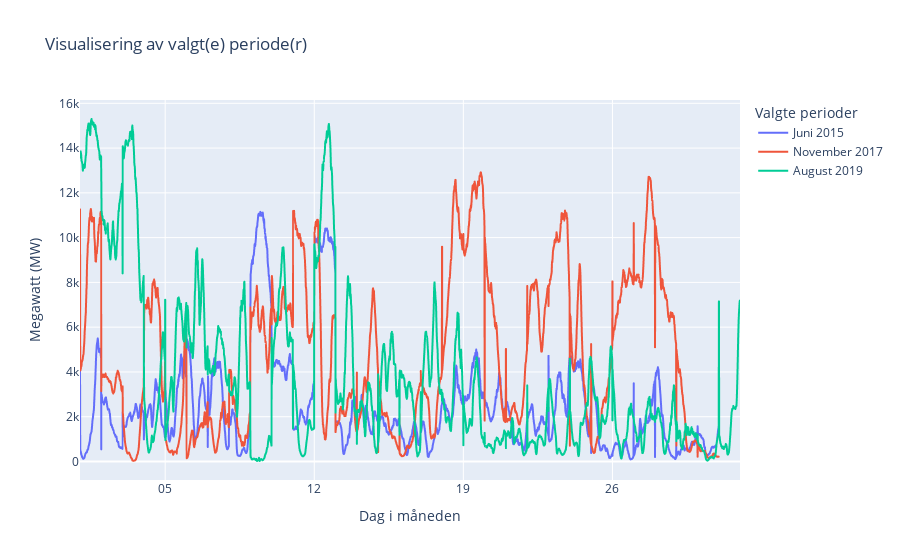

The code cell stored with this chart in its notebook:
### Code cell
# --- Globale variabler ---
dropdown_widgets = []
widgets_periode = []
output_boks = widgets.Output()
info_boks = widgets.HTML(layout=widgets.Layout(width='320px', padding='10px 20px'))
output_boks.layout = widgets.Layout(padding='30px')

# --- Overskrift ---
overskrift = widgets.HTML(
    value="<h1 style='color:#333; text-align:center;'>Interaktiv visualisering av MW-produksjon</h1>"
)

# --- Første valg: Hva ønsker du å visualisere? ---
valg_visualisering = widgets.Dropdown(
    options=["Sammenligning av tidsperioder", "Vis én tidsperiode"],
    value="Sammenligning av tidsperioder",
    description="Velg visualisering:",
    style={'description_width': 'initial'},
    layout=widgets.Layout(width='420px')
)

knapp_neste = widgets.Button(description="Gå videre", button_style='success', layout=widgets.Layout(width='250px'))

# --- Valg for antall perioder ---
velg_antall = widgets.Dropdown(
    options=list(range(1, 11)),
    value=2,
    description="Velg antall tidsperioder du ønsker å visualisere:",
    style={'description_width': 'initial'},
    layout=widgets.Layout(width='450px')
)

knapp_bygg = widgets.Button(description="Bygg ny visualisering", button_style='success', layout=widgets.Layout(width='250px'))
knapp_start = widgets.Button(description="Start", button_style='info', layout=widgets.Layout(width='250px'))

visningstype = widgets.Dropdown(
    options=["Linjegraf", "Søylediagram", "Boksplott"],
    value="Linjegraf",
    description="Visningstype",
    style={'description_width': 'initial'},
    layout=widgets.Layout(width='250px')
)

# --- Funksjon for å hente og formatere data ---
def hent_data(aar, mnd, dag):
    data = df[(df["datetime"].dt.year == aar) & (df["datetime"].dt.month == mnd)].copy()
    if dag > 0:
        data = data[data["datetime"].dt.day == dag]
    label = f"{måneder_norsk[mnd-1]} {aar}" if dag == 0 else f"{måneder_norsk[mnd-1]} {aar} – dag {dag}"
    data["visningstid"] = data["datetime"].apply(lambda x: x.replace(year=2025, month=1, day=1) if dag > 0 else x.replace(year=2025, month=1))
    data["label"] = label
    return data

# --- Funksjon for å vise graf ---
def vis_graf(*args, visningstype):
    data_liste = [hent_data(*args[i:i+3]) for i in range(0, len(args), 3)]
    samlet = pd.concat(data_liste)
    dag_verdier = args[2::3]
    er_dagvisning = any(d > 0 for d in dag_verdier)
    x_label = "Tid på døgnet" if er_dagvisning else "Dag i måneden"

    fig = px.line(samlet, x="visningstid", y="MW", color="label",
                  title="Visualisering av valgt(e) periode(r)",
                  labels={"visningstid": x_label, "MW": "Megawatt (MW)", "label": "Valgte perioder"})
    fig.update_layout(hovermode="x unified")
    fig.update_xaxes(tickformat="%H:%M" if er_dagvisning else "%d")

    # Infoboks
    totaler = [int(d["MW"].sum()) for d in data_liste]
    if len(data_liste) == 1:
        info_boks.value = f"""
            <div style='border:1px solid #ccc; border-radius:8px; background-color:#f9f9f9; padding:10px 15px;'>
              <h4>Totalt produsert MW:</h4>
              <ul>
                <li><b>{data_liste[0]['label'].iloc[0]}</b>: {totaler[0]:,} MW</li>
              </ul>
            </div>
        """
    else:
        forskjell = totaler[-1] - totaler[0]
        tegn = "+" if forskjell >= 0 else ""
        info_boks.value = f"""
            <div style='border:1px solid #ccc; border-radius:8px; background-color:#f9f9f9; padding:10px 15px;'>
              <h4>Totalt produsert MW i periodene:</h4>
              <ul>
                <li><b>{data_liste[0]['label'].iloc[0]}</b>: {totaler[0]:,} MW</li>
                <li><b>{data_liste[-1]['label'].iloc[0]}</b>: {totaler[-1]:,} MW</li>
                <li><b>Forskjellen fra periode 1 til {len(data_liste)}:</b> {tegn}{forskjell:,} MW</li>
              </ul>
            </div>
        """
    return fig

# --- Dynamisk bygging for sammenligning ---
def lag_valg_interface(antall):
    dropdown_widgets.clear()
    widgets_periode.clear()
    for i in range(antall):
        år = widgets.Dropdown(options=år_liste, value=2011, description=f"År {i+1}")
        mnd = widgets.Dropdown(options=måned_options, value=1, description=f"Måned {i+1}")
        dag = widgets.Dropdown(options=[(f"Dag {i}", i) for i in range(0, 32)], value=0, description=f"Dag {i+1}")
        dropdown_widgets.extend([år, mnd, dag])
        widgets_periode.append(widgets.VBox([år, mnd, dag]))

    rad_1 = widgets.HBox(widgets_periode)
    all_controls = widgets.VBox([rad_1, visningstype, knapp_start])

    with output_boks:
        clear_output()
        display(all_controls)

    info_boks.value = ""

# --- Dynamisk bygging for én periode ---
def bygg_en_periode_interface():
    dropdown_widgets.clear()
    år = widgets.Dropdown(options=år_liste, value=2011, description="År")
    mnd = widgets.Dropdown(options=måned_options, value=1, description="Måned")
    dag = widgets.Dropdown(options=[(f"Dag {i}", i) for i in range(0, 32)], value=0, description="Dag")
    dropdown_widgets.extend([år, mnd, dag])
    all_controls = widgets.VBox([widgets.HBox([år, mnd, dag]), visningstype, knapp_start])

    with output_boks:
        clear_output()
        display(all_controls)

    info_boks.value = ""

# --- Start visualisering ---
def start_visning(b):
    args = [w.value for w in dropdown_widgets]
    fig = vis_graf(*args, visningstype=visningstype.value)

    with output_boks:
        clear_output()
        display(fig, info_boks)

# --- Håndter første valg ---
def velg_visualisering(b):
    clear_output()
    display(overskrift)
    if valg_visualisering.value == "Sammenligning av tidsperioder":
        display(widgets.VBox([velg_antall, knapp_bygg]), output_boks)
    elif valg_visualisering.value == "Vis én tidsperiode":
        bygg_en_periode_interface()
        display(output_boks)

# --- Koble knapper ---
knapp_bygg.on_click(lambda b: lag_valg_interface(velg_antall.value))
knapp_start.on_click(start_visning)
knapp_neste.on_click(velg_visualisering)

# --- Startgrensesnitt ---
display(widgets.VBox([overskrift, valg_visualisering, knapp_neste]), output_boks)

### Figure 1 — Plotly figure (JSON) as saved in the notebook; plotly's stock layout.template omitted (floating-point values rounded to 4 significant figures; data arrays with more than 128 entries replaced by an {"elided": "..."} marker saying what was removed)
{"data": [{"hovertemplate": "Valgte perioder=Juni 2015<br>Dag i måneden=%{x}<br>Megawatt (MW)=%{y}<extra></extra>", "legendgroup": "Juni 2015", "line": {"color": "#636efa", "dash": "solid"}, "marker": {"symbol": "circle"}, "mode": "lines", "name": "Juni 2015", "showlegend": true, "type": "scattergl", "x": {"elided": "2880 str values"}, "xaxis": "x", "y": {"elided": "2880 float values"}, "yaxis": "y"}, {"hovertemplate": "Valgte perioder=November 2017<br>Dag i måneden=%{x}<br>Megawatt (MW)=%{y}<extra></extra>", "legendgroup": "November 2017", "line": {"color": "#EF553B", "dash": "solid"}, "marker": {"symbol": "circle"}, "mode": "lines", "name": "November 2017", "showlegend": true, "type": "scattergl", "x": {"elided": "2880 str values"}, "xaxis": "x", "y": {"elided": "2880 float values"}, "yaxis": "y"}, {"hovertemplate": "Valgte perioder=August 2019<br>Dag i måneden=%{x}<br>Megawatt (MW)=%{y}<extra></extra>", "legendgroup": "August 2019", "line": {"color": "#00cc96", "dash": "solid"}, "marker": {"symbol": "circle"}, "mode": "lines", "name": "August 2019", "showlegend": true, "type": "scattergl", "x": {"elided": "2976 str values"}, "xaxis": "x", "y": {"elided": "2976 float values"}, "yaxis": "y"}], "layout": {"hovermode": "x unified", "legend": {"title": {"text": "Valgte perioder"}, "tracegroupgap": 0}, "title": {"text": "Visualisering av valgt(e) periode(r)"}, "xaxis": {"anchor": "y", "domain": [0, 1], "tickformat": "%d", "title": {"text": "Dag i måneden"}}, "yaxis": {"anchor": "x", "domain": [0, 1], "title": {"text": "Megawatt (MW)"}}}}
